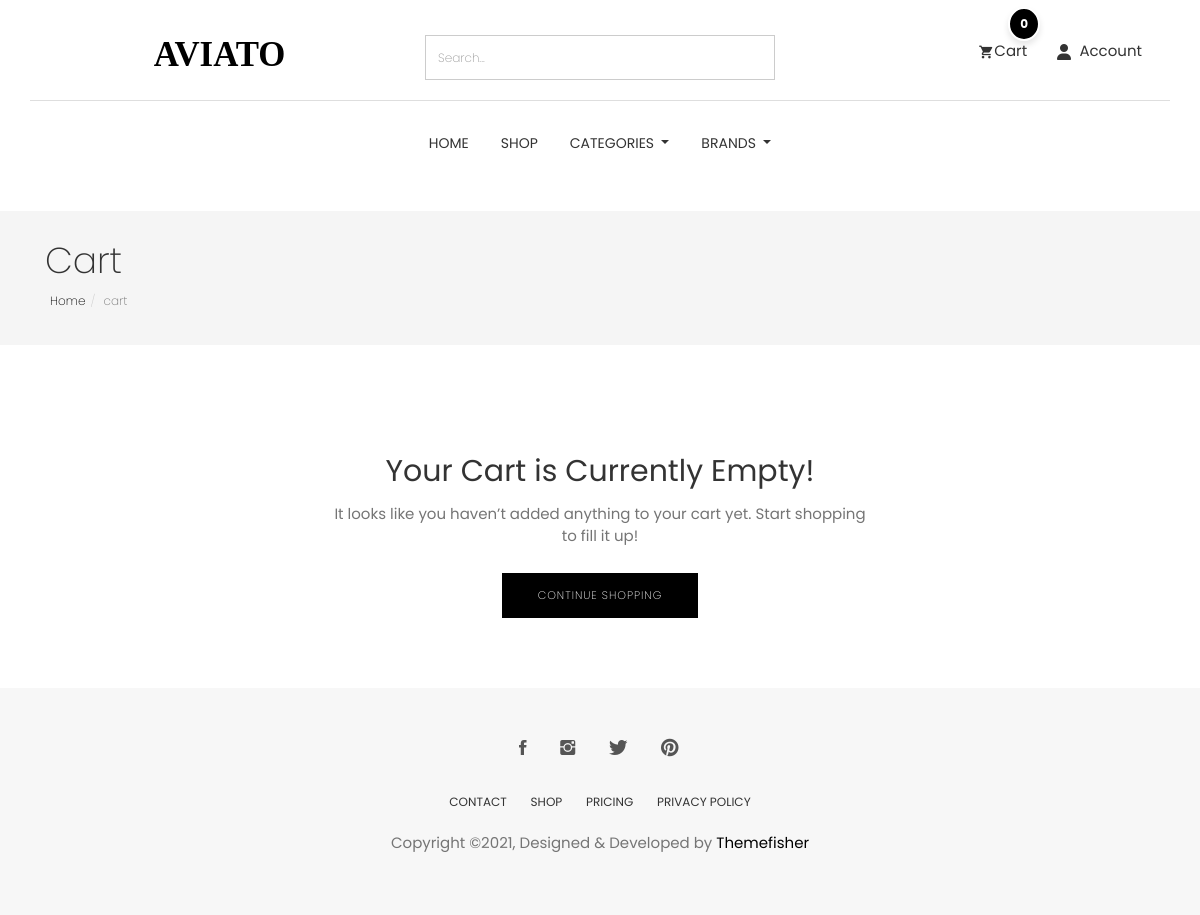
The page /cart/ (signed in) on the database as committed earlier.
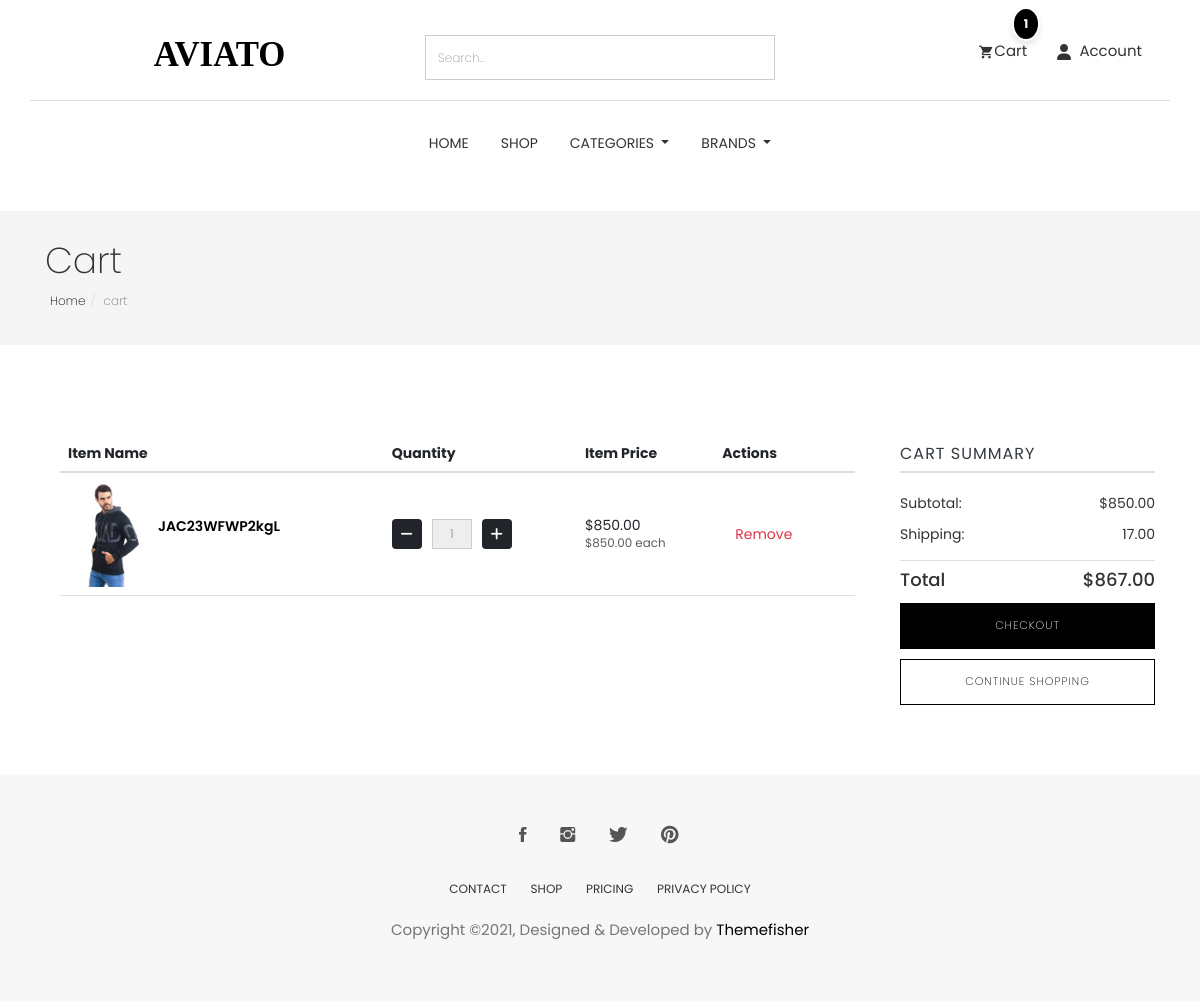
The same page on the database as committed later.
### cart/models.py (models this page shows, shortened)
class CartItem(models.Model):
    user = models.ForeignKey(User,null=True,verbose_name="user cart", on_delete=models.CASCADE)
    product = models.ForeignKey(Product, on_delete=models.CASCADE)
    cart = models.ForeignKey(Cart, on_delete=models.CASCADE, blank=True, null=True)
    variations = models.ManyToManyField(Variation,blank=True)
    quantity = models.IntegerField()
    is_active = models.BooleanField(default=True)
    def sub_total(self):
        return self.product.price * self.quantity

### store/models.py (models this page shows, shortened)
class Product(models.Model):
    id = models.UUIDField(primary_key=True, default=uuid.uuid4, editable=False)
    name = models.CharField(unique=True, max_length=50)
    image = models.ImageField(upload_to='product/')
    stock = models.IntegerField(default=1)
    price = models.DecimalField(max_digits=10, decimal_places=2, default=Decimal('0.00'))
    description = models.TextField(max_length=10000, blank=True)
    created_at = models.DateTimeField(default=timezone.now)
    modified_date = models.DateTimeField(auto_now=True)
    slug = models.SlugField(null=True, blank=True, unique=True)
    views = models.PositiveIntegerField(default=0)
    is_available = models.BooleanField(default=True)
    on_sale = models.BooleanField(default=False)
    PRDBrand = models.ForeignKey('Brand', related_name='product_brand', on_delete=models.CASCADE, blank=True, null=True, verbose_name="Brand")
    like = models.ManyToManyField(User, blank=True, related_name='product_favourite')
    category = models.ForeignKey(Subcategory, related_name='product_subcategory', verbose_name="Subcategory", null=True, blank=True, on_delete=models.CASCADE)
    class Meta:
        ordering = ['-created_at']
        verbose_name = "Product"
        verbose_name_plural = "Products"

### cart/views.py (the view)
# urls.py: path('' , views.cart , name='cart'),
def cart(request, total=0, quantity=0, cart_items=None):
    try:
        tax_obj = Tax.objects.last()  # Fetch the last Tax object
        tax_percentage = tax_obj.tax if tax_obj else Decimal('0.00')  # Get the tax value or default to 0
        if request.user.is_authenticated:
            cart_items = CartItem.objects.filter(user=request.user , is_active = True)
        else:
            cart = Cart.objects.get(cart_id=_cart_id(request))  # Get the cart using a session ID or similar method
            cart_items = CartItem.objects.filter(cart=cart, is_active=True)  # Get active items in the cart
        for cart_item in cart_items:
            total += cart_item.product.price * cart_item.quantity  # Sum up the product prices
            quantity += cart_item.quantity
        tax_amount = (tax_percentage * total) / Decimal('100')  # Calculate tax
        grand_total = total + tax_amount  # Grand total is the sum of the total and tax
        total = round(total, 2)
        tax_amount = round(tax_amount, 2)
        grand_total = round(grand_total, 2)
    except ObjectDoesNotExist:
        cart_items = []
        total = Decimal('0.00')
        quantity = 0
        tax_amount = Decimal('0.00')
        grand_total = Decimal('0.00')
    context = {
        'total': total,
        'quantity': quantity,
        'cart_items': cart_items,
        'grand_total': grand_total,
        'tax': tax_amount,
    }
    return render(request, 'cart.html', context)

### cart/templates/cart.html (shortened to what this page needs)
{% extends "base.html" %}
{% load static %}
{% block body %}
<section class="page-header">
    <div class="container">
        <div class="row">
            <div class="col-md-12">
                <div class="content">
                    <h1 class="page-name">Cart</h1>
                    <ol class="breadcrumb">
                        <li><a href="/">Home</a></li>
                        <li class="active">cart</li>
                    </ol>
                </div>
            </div>
        </div>
    </div>
</section>
<div class="page-wrapper">
    <div class="cart shopping">
        <div class="container">
            {% if not cart_items %}
            <div class="row justify-content-center">
                <div class="col-md-6 text-center">
                    <h2 class="mb-4">Your Cart is Currently Empty!</h2>
                    <p class="mb-4">It looks like you haven’t added anything to your cart yet. Start shopping to fill it
                        up!</p>
                    <a href="{% url 'product_list' %}" class="btn btn-main mt-3">Continue Shopping</a>
                </div>
            </div>
            {% else %}
            <div class="row">
                <div class="col-md-9 px-5">
                    <div class="block">
                        <div class="product-list">
                            <table class="table">
                                <thead>
                                    <tr>
                                        <th class="">Item Name</th>
                                        <th class="">Quantity</th>
                                        <th class="">Item Price</th>
                                        <th class="">Actions</th>
                                    </tr>
                                </thead>
                                <tbody>
                                    {% for cart_item in cart_items %}
                                    <tr class="">
                                        <td class="">
                                            <div class="product-info d-flex align-items-center">
                                                <img width="80" src="{{cart_item.product.image.url}}" alt="" />
                                                <div class="d-flex flex-column ">
                                                    <a
                                                        href="{% url 'product_details' cart_item.product.id %}">{{cart_item.product.name}}</a>
                                                </div>
                                            </div>
                                        </td>
                                        <td class="">
                                            <div class="quantity-controls">
                                                <a href="{% url 'decrement_cart' cart_item.product.id cart_item.id %}"
                                                    class="btn btn-dark decrement-btn"><i class="fas fa-minus"></i></a>
                                                <input type="text" class="form-control text-center quantity-input"
                                                    value="{{cart_item.quantity}}" readonly />
                                                <form action="{% url 'add_to_cart' cart_item.product.id%}"
                                                    method="POST">
                                                    <button class="btn btn-dark increment-btn"><i
                                                            class="fas fa-plus"></i></button>
                                                </form>
                                            </div>
                                        </td>
                                        <td class="">
                                            <div class="d-flex flex-column">
                                                ${{cart_item.sub_total}}
                                                <span class="text-muted small">${{cart_item.product.price}} each</span>
                                            </div>
                                        </td>
                                        <td class="">
                                            <a class="btn btn-outline-danger"
                                                href="{% url 'delete_cart' cart_item.product.id cart_item.id %}">Remove</a>
                                        </td>
                                    </tr>
                                    {% endfor %}
                                </tbody>
                            </table>
                        </div>
                    </div>
                </div>
                <div class="col-md-3">
                    <div class="product-checkout-details">
                        <div class="block">
                            <h4 class="widget-title">Cart Summary</h4>
                            <ul class="summary-prices">
                                <li>
                                    <span>Subtotal:</span>
                                    <span class="price">${{total}}</span>
                                </li>
                                <li>
                                    <span>Shipping:</span>
                                    <span>{{tax}}</span>
                                </li>
                            </ul>
                            <div class="summary-total">
                                <span>Total</span>
                                <span>${{grand_total}}</span>
                            </div>
                            <a href="{% url 'checkout' %}" class="btn btn-main mt-3 w-100">Checkout</a>
                            <a href="{% url 'product_list' %}" class="btn btn-solid-border mt-3 w-100">Continue
                                Shopping</a>
                        </div>
                    </div>
                </div>
            </div>
            {% endif %}
        </div>
    </div>
</div>
{% endblock body %}

### templates/base.html (shortened to what this page needs)
{% load static %}
<!DOCTYPE html>
<html lang="en">
<head>
	<link rel="stylesheet" href="https://cdnjs.cloudflare.com/ajax/libs/font-awesome/5.15.4/css/all.min.css" />
	<link rel="stylesheet" href="{% static 'plugins/themefisher-font/style.css'%}">
	<link rel="stylesheet" href="{% static 'plugins/bootstrap/css/bootstrap2.min.css'%}">
	<link rel="stylesheet" href="{% static 'plugins/bootstrap/css/bootstrap.min.css'%}">
	<link rel="stylesheet" href="{% static 'plugins/animate/animate.css'%}">
	<link rel="stylesheet" href="{% static 'plugins/slick/slick.css'%}">
	<link rel="stylesheet" href="{% static 'plugins/slick/slick-theme.css'%}">
	<link rel="stylesheet" href="{% static 'css/style.css'%}">
	<link rel="stylesheet" href="{% static 'css/all.min.css'%}">
</head>
<body id="body">
	<section class="top-header">
		<div class="container">
			<div class="row">
				<div class="col-md-4 col-xs-12 pt-2 col-sm-4">
					<div class="logo text-center mb-3 mb-md-0">
						<a href="/">
							<svg width="135px" height="29px" viewBox="0 0 155 29" version="1.1"
								xmlns="http://www.w3.org/2000/svg" xmlns:xlink="http://www.w3.org/1999/xlink">
								<g id="Page-1" stroke="none" stroke-width="1" fill="none" fill-rule="evenodd"
									font-size="40" font-family="AustinBold, Austin" font-weight="bold">
									<g id="Group" transform="translate(-108.000000, -297.000000)" fill="#000000">
										<text id="AVIATO">
											<tspan x="108.94" y="325">AVIATO</tspan>
										</text>
									</g>
								</g>
							</svg>
						</a>
					</div>
				</div>
				<div class="col-md-4 col-xs-12  col-sm-4">
					<form class="w-100" action="{% url 'search' %}"><input name="q" type="text" class="form-control"
							placeholder="Search..."></form>
				</div>
				<div class="col-md-4 col-xs-12 mt-2 col-sm-4">
					<ul class="top-menu text-right list-inline">
						<li class="dropdown cart-nav dropdown-slide">
							<a href="{% url 'cart' %}" class="position-relative" data-toggle="dropdown"
								data-hover="dropdown"><i class="tf-ion-android-cart"></i>Cart<div
									class="cart-item-count">
									{{quantity}}
								</div></a>
						</li>
						<li class="dropdown search dropdown-slide">
							<a href="{% url 'search' %}" name="q" class="" data-toggle="dropdown"
								data-hover="dropdown"><i class="fa-solid fa-user "></i>
								<span class="ms-1">Account</span>
								</a>
						</li>
					</ul>
				</div>
			</div>
		</div>
	</section>
	<section class="menu">
		<nav class="navbar navigation">
			<div class="container">
				<div id="navbar" class="navbar-collapse collapse text-center">
					<ul class="nav navbar-nav">
						<li class="dropdown {% if request.path == '/' %}active{% endif %} ">
							<a href="/">Home</a>
						</li>
						<li class="dropdown {% if request.path == '/products/' %}active{% endif %} ">
							<a href="{% url 'product_list'%}">Shop</a>
						</li>
						<li class="dropdown full-width dropdown-slide">
							<a href="#" class="dropdown-toggle" data-toggle="dropdown" data-hover="dropdown"
								data-delay="350" role="button" aria-haspopup="true" aria-expanded="false">Categories
							</a>
						</li>
						<li class="dropdown dropdown-slide">
							<a href="#!" class="dropdown-toggle" data-toggle="dropdown" data-hover="dropdown"
								data-delay="350" role="button" aria-haspopup="true" aria-expanded="false">Brands
							</a>
						</li>
					</ul>
				</div>
			</div>
		</nav>
	</section>
	{% block body %}
	{% endblock body %}
	<footer class="footer section text-center">
		<div class="container">
			<div class="row">
				<div class="col-md-12">
					<ul class="social-media">
						<li>
							<a href="https://www.facebook.com/themefisher">
								<i class="tf-ion-social-facebook"></i>
							</a>
						</li>
						<li>
							<a href="https://www.instagram.com/themefisher">
								<i class="tf-ion-social-instagram"></i>
							</a>
						</li>
						<li>
							<a href="https://www.twitter.com/themefisher">
								<i class="tf-ion-social-twitter"></i>
							</a>
						</li>
						<li>
							<a href="https://www.pinterest.com/themefisher/">
								<i class="tf-ion-social-pinterest"></i>
							</a>
						</li>
					</ul>
					<ul class="footer-menu text-uppercase">
						<li>
							<a href="contact.html">CONTACT</a>
						</li>
						<li>
							<a href="shop.html">SHOP</a>
						</li>
						<li>
							<a href="pricing.html">Pricing</a>
						</li>
						<li>
							<a href="contact.html">PRIVACY POLICY</a>
						</li>
					</ul>
					<p class="copyright-text">Copyright &copy;2021, Designed &amp; Developed by <a
							href="https://themefisher.com/">Themefisher</a></p>
				</div>
			</div>
		</div>
	</footer>
</body>
</html>

Rows that differ between the two databases and show on the page:
added CartItem: product.image (picture), product.name "JAC23WFWP2kgL", quantity "1", sub_total "850.00", product.price "850.00"
Other text that changed with them:
{{ quantity }}: "0" → "1"
{{ total }}: (not shown) → "850.00"
{{ tax }}: (not shown) → "17.00"
{{ grand_total }}: (not shown) → "867.00"
text no longer shown: "Your Cart is Currently Empty! It looks like you haven’t added anything to your cart yet. Start shopping to fill it up!"
text now shown: "Item Name Quantity Item Price Actions CART SUMMARY Subtotal: $ Shipping: Total $ CHECKOUT"
